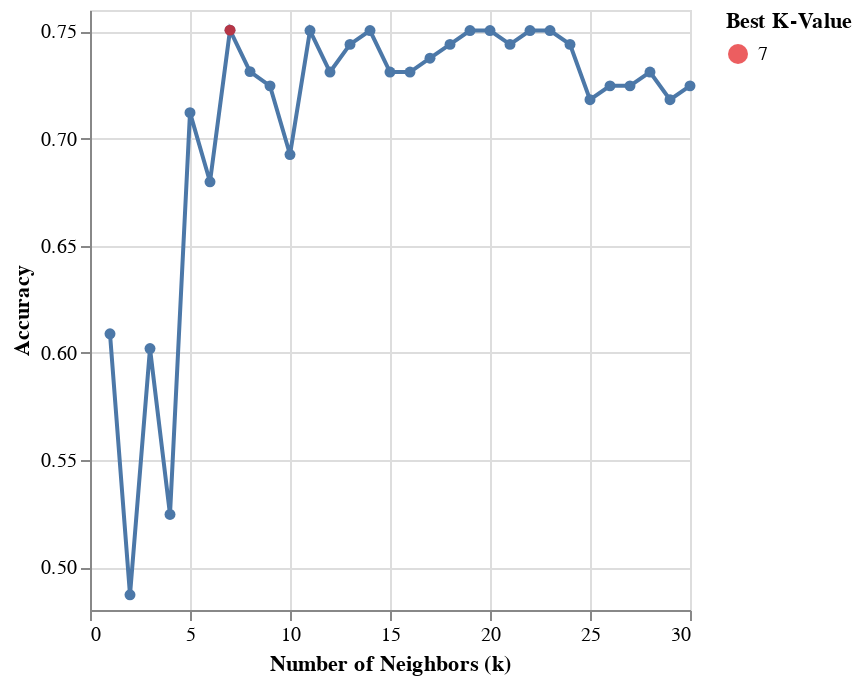

Notebook source saved alongside this figure:
### Code cell
k_point = alt.Chart(cv_results.sort_values(by='rank_test_score').head(1).reset_index()).mark_point(filled = True).encode(
    x = alt.X('param_kneighborsclassifier__n_neighbors'),
    y = alt.Y('mean_test_score'),
    color = alt.Color('param_kneighborsclassifier__n_neighbors:N',title='Best K-Value').scale(scheme="set1")
)

cross_val_plot= alt.Chart(cv_results).mark_line(point=True).encode(
    x=alt.X("param_kneighborsclassifier__n_neighbors")
        .title('Number of Neighbors (k)'),
    y=alt.Y('mean_test_score')
        .title('Accuracy')
        .scale(zero=False)
)

cross_val_plot + k_point

### Figure 1 — Vega-Lite specification as saved in the notebook (floating-point values rounded to 4 significant figures)
{"config": {"view": {"continuousWidth": 300, "continuousHeight": 300}}, "layer": [{"data": {"name": "data-cc440e883f64b4112d0730f1c4e515af"}, "mark": {"type": "line", "point": true}, "encoding": {"x": {"field": "param_kneighborsclassifier__n_neighbors", "title": "Number of Neighbors (k)", "type": "quantitative"}, "y": {"field": "mean_test_score", "scale": {"zero": false}, "title": "Accuracy", "type": "quantitative"}}}, {"data": {"name": "data-328aafd04d778ec26b9becea1b7f1215"}, "mark": {"type": "point", "filled": true}, "encoding": {"color": {"field": "param_kneighborsclassifier__n_neighbors", "scale": {"scheme": "set1"}, "title": "Best K-Value", "type": "nominal"}, "x": {"field": "param_kneighborsclassifier__n_neighbors", "type": "quantitative"}, "y": {"field": "mean_test_score", "type": "quantitative"}}}], "$schema": "https://vega.github.io/schema/vega-lite/v5.20.1.json", "datasets": {"data-cc440e883f64b4112d0730f1c4e515af": [{"mean_fit_time": 0.004996, "std_fit_time": 0.0005493, "mean_score_time": 0.004876, "std_score_time": 0.0003648, "param_kneighborsclassifier__n_neighbors": 1, "params": {"kneighborsclassifier__n_neighbors": 1}, "split0_test_score": 0.625, "split1_test_score": 0.7097, "split2_test_score": 0.4839, "split3_test_score": 0.6129, "split4_test_score": 0.6129, "mean_test_score": 0.6089, "std_test_score": 0.07222, "rank_test_score": 27, "split0_train_score": 0.871, "split1_train_score": 0.88, "split2_train_score": 0.936, "split3_train_score": 0.928, "split4_train_score": 0.896, "mean_train_score": 0.9022, "std_train_score": 0.02575}, {"mean_fit_time": 0.004388, "std_fit_time": 3.684e-05, "mean_score_time": 0.004611, "std_score_time": 2.182e-05, "param_kneighborsclassifier__n_neighbors": 2, "params": {"kneighborsclassifier__n_neighbors": 2}, "split0_test_score": 0.5, "split1_test_score": 0.5161, "split2_test_score": 0.3871, "split3_test_score": 0.5806, "split4_test_score": 0.4516, "mean_test_score": 0.4871, "std_test_score": 0.06484, "rank_test_score": 30, "split0_train_score": 0.7258, "split1_train_score": 0.736, "split2_train_score": 0.792, "split3_train_score": 0.84, "split4_train_score": 0.72, "mean_train_score": 0.7628, "std_train_score": 0.04633}, {"mean_fit_time": 0.004363, "std_fit_time": 4.762e-05, "mean_score_time": 0.005575, "std_score_time": 0.001812, "param_kneighborsclassifier__n_neighbors": 3, "params": {"kneighborsclassifier__n_neighbors": 3}, "split0_test_score": 0.6875, "split1_test_score": 0.4839, "split2_test_score": 0.5161, "split3_test_score": 0.6452, "split4_test_score": 0.6774, "mean_test_score": 0.602, "std_test_score": 0.08508, "rank_test_score": 28, "split0_train_score": 0.7823, "split1_train_score": 0.768, "split2_train_score": 0.832, "split3_train_score": 0.856, "split4_train_score": 0.808, "mean_train_score": 0.8093, "std_train_score": 0.03205}, {"mean_fit_time": 0.004354, "std_fit_time": 6.158e-05, "mean_score_time": 0.004609, "std_score_time": 1.703e-05, "param_kneighborsclassifier__n_neighbors": 4, "params": {"kneighborsclassifier__n_neighbors": 4}, "split0_test_score": 0.6875, "split1_test_score": 0.4839, "split2_test_score": 0.4839, "split3_test_score": 0.4194, "split4_test_score": 0.5484, "mean_test_score": 0.5246, "std_test_score": 0.0911, "rank_test_score": 29, "split0_train_score": 0.7581, "split1_train_score": 0.72, "split2_train_score": 0.76, "split3_train_score": 0.784, "split4_train_score": 0.792, "mean_train_score": 0.7628, "std_train_score": 0.02516}, {"mean_fit_time": 0.004366, "std_fit_time": 8.152e-05, "mean_score_time": 0.004633, "std_score_time": 4.037e-05, "param_kneighborsclassifier__n_neighbors": 5, "params": {"kneighborsclassifier__n_neighbors": 5}, "split0_test_score": 0.625, "split1_test_score": 0.7742, "split2_test_score": 0.7097, "split3_test_score": 0.7419, "split4_test_score": 0.7097, "mean_test_score": 0.7121, "std_test_score": 0.04969, "rank_test_score": 24, "split0_train_score": 0.8145, "split1_train_score": 0.768, "split2_train_score": 0.8, "split3_train_score": 0.776, "split4_train_score": 0.776, "mean_train_score": 0.7869, "std_train_score": 0.01749}, {"mean_fit_time": 0.00435, "std_fit_time": 4.51e-05, "mean_score_time": 0.004626, "std_score_time": 2.328e-05, "param_kneighborsclassifier__n_neighbors": 6, "params": {"kneighborsclassifier__n_neighbors": 6}, "split0_test_score": 0.625, "split1_test_score": 0.7419, "split2_test_score": 0.6774, "split3_test_score": 0.6774, "split4_test_score": 0.6774, "mean_test_score": 0.6798, "std_test_score": 0.0371, "rank_test_score": 26, "split0_train_score": 0.7823, "split1_train_score": 0.72, "split2_train_score": 0.776, "split3_train_score": 0.752, "split4_train_score": 0.76, "mean_train_score": 0.7581, "std_train_score": 0.02189}, {"mean_fit_time": 0.004343, "std_fit_time": 6.325e-05, "mean_score_time": 0.004609, "std_score_time": 1.286e-05, "param_kneighborsclassifier__n_neighbors": 7, "params": {"kneighborsclassifier__n_neighbors": 7}, "split0_test_score": 0.6562, "split1_test_score": 0.7742, "split2_test_score": 0.7097, "split3_test_score": 0.7742, "split4_test_score": 0.8387, "mean_test_score": 0.7506, "std_test_score": 0.06238, "rank_test_score": 1, "split0_train_score": 0.7903, "split1_train_score": 0.76, "split2_train_score": 0.776, "split3_train_score": 0.776, "split4_train_score": 0.744, "mean_train_score": 0.7693, "std_train_score": 0.01586}, {"mean_fit_time": 0.004326, "std_fit_time": 6.549e-05, "mean_score_time": 0.004699, "std_score_time": 0.000224, "param_kneighborsclassifier__n_neighbors": 8, "params": {"kneighborsclassifier__n_neighbors": 8}, "split0_test_score": 0.6562, "split1_test_score": 0.7742, "split2_test_score": 0.6774, "split3_test_score": 0.7419, "split4_test_score": 0.8065, "mean_test_score": 0.7312, "std_test_score": 0.05681, "rank_test_score": 13, "split0_train_score": 0.7742, "split1_train_score": 0.736, "split2_train_score": 0.768, "split3_train_score": 0.752, "split4_train_score": 0.76, "mean_train_score": 0.758, "std_train_score": 0.01331}, {"mean_fit_time": 0.01887, "std_fit_time": 0.02896, "mean_score_time": 0.004697, "std_score_time": 0.0001456, "param_kneighborsclassifier__n_neighbors": 9, "params": {"kneighborsclassifier__n_neighbors": 9}, "split0_test_score": 0.6875, "split1_test_score": 0.7419, "split2_test_score": 0.6774, "split3_test_score": 0.7419, "split4_test_score": 0.7742, "mean_test_score": 0.7246, "std_test_score": 0.0365, "rank_test_score": 18, "split0_train_score": 0.7742, "split1_train_score": 0.752, "split2_train_score": 0.776, "split3_train_score": 0.768, "split4_train_score": 0.76, "mean_train_score": 0.766, "std_train_score": 0.008979}, {"mean_fit_time": 0.004367, "std_fit_time": 5.503e-05, "mean_score_time": 0.004656, "std_score_time": 1.879e-05, "param_kneighborsclassifier__n_neighbors": 10, "params": {"kneighborsclassifier__n_neighbors": 10}, "split0_test_score": 0.6562, "split1_test_score": 0.6129, "split2_test_score": 0.7097, "split3_test_score": 0.7419, "split4_test_score": 0.7419, "mean_test_score": 0.6925, "std_test_score": 0.05066, "rank_test_score": 25, "split0_train_score": 0.7903, "split1_train_score": 0.728, "split2_train_score": 0.768, "split3_train_score": 0.76, "split4_train_score": 0.736, "mean_train_score": 0.7565, "std_train_score": 0.02245}, {"mean_fit_time": 0.004501, "std_fit_time": 0.0003007, "mean_score_time": 0.004664, "std_score_time": 3.985e-05, "param_kneighborsclassifier__n_neighbors": 11, "params": {"kneighborsclassifier__n_neighbors": 11}, "split0_test_score": 0.6875, "split1_test_score": 0.7742, "split2_test_score": 0.7419, "split3_test_score": 0.7419, "split4_test_score": 0.8065, "mean_test_score": 0.7504, "std_test_score": 0.03952, "rank_test_score": 2, "split0_train_score": 0.7742, "split1_train_score": 0.76, "split2_train_score": 0.752, "split3_train_score": 0.768, "split4_train_score": 0.736, "mean_train_score": 0.758, "std_train_score": 0.01331}, {"mean_fit_time": 0.004388, "std_fit_time": 6.864e-05, "mean_score_time": 0.00498, "std_score_time": 0.0004026, "param_kneighborsclassifier__n_neighbors": 12, "params": {"kneighborsclassifier__n_neighbors": 12}, "split0_test_score": 0.6875, "split1_test_score": 0.7097, "split2_test_score": 0.7097, "split3_test_score": 0.7419, "split4_test_score": 0.8065, "mean_test_score": 0.731, "std_test_score": 0.04151, "rank_test_score": 14, "split0_train_score": 0.7823, "split1_train_score": 0.776, "split2_train_score": 0.76, "split3_train_score": 0.768, "split4_train_score": 0.728, "mean_train_score": 0.7629, "std_train_score": 0.01897}, {"mean_fit_time": 0.00441, "std_fit_time": 0.0001072, "mean_score_time": 0.004653, "std_score_time": 1.852e-05, "param_kneighborsclassifier__n_neighbors": 13, "params": {"kneighborsclassifier__n_neighbors": 13}, "split0_test_score": 0.6875, "split1_test_score": 0.7419, "split2_test_score": 0.7419, "split3_test_score": 0.7419, "split4_test_score": 0.8065, "mean_test_score": 0.744, "std_test_score": 0.0377, "rank_test_score": 8, "split0_train_score": 0.7903, "split1_train_score": 0.752, "split2_train_score": 0.76, "split3_train_score": 0.76, "split4_train_score": 0.76, "mean_train_score": 0.7645, "std_train_score": 0.0133}, {"mean_fit_time": 0.006487, "std_fit_time": 0.003973, "mean_score_time": 0.004684, "std_score_time": 3.301e-05, "param_kneighborsclassifier__n_neighbors": 14, "params": {"kneighborsclassifier__n_neighbors": 14}, "split0_test_score": 0.6875, "split1_test_score": 0.7419, "split2_test_score": 0.7419, "split3_test_score": 0.7419, "split4_test_score": 0.8387, "mean_test_score": 0.7504, "std_test_score": 0.04893, "rank_test_score": 2, "split0_train_score": 0.7742, "split1_train_score": 0.76, "split2_train_score": 0.76, "split3_train_score": 0.768, "split4_train_score": 0.744, "mean_train_score": 0.7612, "std_train_score": 0.01014}, {"mean_fit_time": 0.004408, "std_fit_time": 8.043e-05, "mean_score_time": 0.004817, "std_score_time": 0.0002629, "param_kneighborsclassifier__n_neighbors": 15, "params": {"kneighborsclassifier__n_neighbors": 15}, "split0_test_score": 0.6875, "split1_test_score": 0.7097, "split2_test_score": 0.7419, "split3_test_score": 0.7419, "split4_test_score": 0.7742, "mean_test_score": 0.731, "std_test_score": 0.02984, "rank_test_score": 14, "split0_train_score": 0.7903, "split1_train_score": 0.744, "split2_train_score": 0.768, "split3_train_score": 0.768, "split4_train_score": 0.752, "mean_train_score": 0.7645, "std_train_score": 0.01592}, {"mean_fit_time": 0.007214, "std_fit_time": 0.004994, "mean_score_time": 0.005056, "std_score_time": 0.0002356, "param_kneighborsclassifier__n_neighbors": 16, "params": {"kneighborsclassifier__n_neighbors": 16}, "split0_test_score": 0.6875, "split1_test_score": 0.6774, "split2_test_score": 0.7419, "split3_test_score": 0.7419, "split4_test_score": 0.8065, "mean_test_score": 0.731, "std_test_score": 0.04625, "rank_test_score": 14, "split0_train_score": 0.7903, "split1_train_score": 0.728, "split2_train_score": 0.76, "split3_train_score": 0.76, "split4_train_score": 0.744, "mean_train_score": 0.7565, "std_train_score": 0.02067}, {"mean_fit_time": 0.004482, "std_fit_time": 0.0001319, "mean_score_time": 0.005517, "std_score_time": 0.001375, "param_kneighborsclassifier__n_neighbors": 17, "params": {"kneighborsclassifier__n_neighbors": 17}, "split0_test_score": 0.6875, "split1_test_score": 0.7097, "split2_test_score": 0.7742, "split3_test_score": 0.7419, "split4_test_score": 0.7742, "mean_test_score": 0.7375, "std_test_score": 0.0346, "rank_test_score": 12, "split0_train_score": 0.7661, "split1_train_score": 0.736, "split2_train_score": 0.752, "split3_train_score": 0.768, "split4_train_score": 0.744, "mean_train_score": 0.7532, "std_train_score": 0.01239}, {"mean_fit_time": 0.004718, "std_fit_time": 0.0006178, "mean_score_time": 0.004708, "std_score_time": 5.603e-05, "param_kneighborsclassifier__n_neighbors": 18, "params": {"kneighborsclassifier__n_neighbors": 18}, "split0_test_score": 0.6875, "split1_test_score": 0.7097, "split2_test_score": 0.7742, "split3_test_score": 0.7419, "split4_test_score": 0.8065, "mean_test_score": 0.744, "std_test_score": 0.04286, "rank_test_score": 8, "split0_train_score": 0.7661, "split1_train_score": 0.736, "split2_train_score": 0.76, "split3_train_score": 0.776, "split4_train_score": 0.744, "mean_train_score": 0.7564, "std_train_score": 0.01457}, {"mean_fit_time": 0.004418, "std_fit_time": 0.0001266, "mean_score_time": 0.004887, "std_score_time": 0.0003804, "param_kneighborsclassifier__n_neighbors": 19, "params": {"kneighborsclassifier__n_neighbors": 19}, "split0_test_score": 0.6875, "split1_test_score": 0.7419, "split2_test_score": 0.7742, "split3_test_score": 0.7419, "split4_test_score": 0.8065, "mean_test_score": 0.7504, "std_test_score": 0.03952, "rank_test_score": 2, "split0_train_score": 0.75, "split1_train_score": 0.752, "split2_train_score": 0.752, "split3_train_score": 0.76, "split4_train_score": 0.744, "mean_train_score": 0.7516, "std_train_score": 0.005122}, {"mean_fit_time": 0.004393, "std_fit_time": 7.459e-05, "mean_score_time": 0.004701, "std_score_time": 7.663e-05, "param_kneighborsclassifier__n_neighbors": 20, "params": {"kneighborsclassifier__n_neighbors": 20}, "split0_test_score": 0.6875, "split1_test_score": 0.7419, "split2_test_score": 0.7742, "split3_test_score": 0.7419, "split4_test_score": 0.8065, "mean_test_score": 0.7504, "std_test_score": 0.03952, "rank_test_score": 2, "split0_train_score": 0.75, "split1_train_score": 0.752, "split2_train_score": 0.752, "split3_train_score": 0.76, "split4_train_score": 0.744, "mean_train_score": 0.7516, "std_train_score": 0.005122}, {"mean_fit_time": 0.004329, "std_fit_time": 6.774e-05, "mean_score_time": 0.004646, "std_score_time": 2.337e-05, "param_kneighborsclassifier__n_neighbors": 21, "params": {"kneighborsclassifier__n_neighbors": 21}, "split0_test_score": 0.6875, "split1_test_score": 0.7419, "split2_test_score": 0.7742, "split3_test_score": 0.7097, "split4_test_score": 0.8065, "mean_test_score": 0.744, "std_test_score": 0.04286, "rank_test_score": 8, "split0_train_score": 0.75, "split1_train_score": 0.744, "split2_train_score": 0.744, "split3_train_score": 0.736, "split4_train_score": 0.744, "mean_train_score": 0.7436, "std_train_score": 0.004454}, {"mean_fit_time": 0.004465, "std_fit_time": 0.0002101, "mean_score_time": 0.004664, "std_score_time": 2.446e-05, "param_kneighborsclassifier__n_neighbors": 22, "params": {"kneighborsclassifier__n_neighbors": 22}, "split0_test_score": 0.6875, "split1_test_score": 0.7419, "split2_test_score": 0.7742, "split3_test_score": 0.7419, "split4_test_score": 0.8065, "mean_test_score": 0.7504, "std_test_score": 0.03952, "rank_test_score": 2, "split0_train_score": 0.7742, "split1_train_score": 0.744, "split2_train_score": 0.744, "split3_train_score": 0.76, "split4_train_score": 0.744, "mean_train_score": 0.7532, "std_train_score": 0.01217}, {"mean_fit_time": 0.00432, "std_fit_time": 6.714e-05, "mean_score_time": 0.00467, "std_score_time": 6.244e-05, "param_kneighborsclassifier__n_neighbors": 23, "params": {"kneighborsclassifier__n_neighbors": 23}, "split0_test_score": 0.6875, "split1_test_score": 0.7419, "split2_test_score": 0.7742, "split3_test_score": 0.7419, "split4_test_score": 0.8065, "mean_test_score": 0.7504, "std_test_score": 0.03952, "rank_test_score": 2, "split0_train_score": 0.7339, "split1_train_score": 0.728, "split2_train_score": 0.752, "split3_train_score": 0.752, "split4_train_score": 0.736, "mean_train_score": 0.7404, "std_train_score": 0.009847}, {"mean_fit_time": 0.004352, "std_fit_time": 7.526e-05, "mean_score_time": 0.004687, "std_score_time": 4.579e-05, "param_kneighborsclassifier__n_neighbors": 24, "params": {"kneighborsclassifier__n_neighbors": 24}, "split0_test_score": 0.6875, "split1_test_score": 0.7419, "split2_test_score": 0.7419, "split3_test_score": 0.7419, "split4_test_score": 0.8065, "mean_test_score": 0.744, "std_test_score": 0.0377, "rank_test_score": 8, "split0_train_score": 0.7419, "split1_train_score": 0.736, "split2_train_score": 0.752, "split3_train_score": 0.752, "split4_train_score": 0.736, "mean_train_score": 0.7436, "std_train_score": 0.007203}, {"mean_fit_time": 0.004331, "std_fit_time": 5.319e-05, "mean_score_time": 0.004982, "std_score_time": 0.000637, "param_kneighborsclassifier__n_neighbors": 25, "params": {"kneighborsclassifier__n_neighbors": 25}, "split0_test_score": 0.6875, "split1_test_score": 0.7419, "split2_test_score": 0.7097, "split3_test_score": 0.7097, "split4_test_score": 0.7419, "mean_test_score": 0.7181, "std_test_score": 0.02105, "rank_test_score": 22, "split0_train_score": 0.7339, "split1_train_score": 0.736, "split2_train_score": 0.744, "split3_train_score": 0.728, "split4_train_score": 0.736, "mean_train_score": 0.7356, "std_train_score": 0.005131}, {"mean_fit_time": 0.004426, "std_fit_time": 0.0002308, "mean_score_time": 0.004655, "std_score_time": 2.413e-05, "param_kneighborsclassifier__n_neighbors": 26, "params": {"kneighborsclassifier__n_neighbors": 26}, "split0_test_score": 0.6875, "split1_test_score": 0.7419, "split2_test_score": 0.7097, "split3_test_score": 0.7419, "split4_test_score": 0.7419, "mean_test_score": 0.7246, "std_test_score": 0.02236, "rank_test_score": 18, "split0_train_score": 0.7339, "split1_train_score": 0.728, "split2_train_score": 0.736, "split3_train_score": 0.736, "split4_train_score": 0.736, "mean_train_score": 0.734, "std_train_score": 0.003099}, {"mean_fit_time": 0.004349, "std_fit_time": 4.842e-05, "mean_score_time": 0.004675, "std_score_time": 2.927e-05, "param_kneighborsclassifier__n_neighbors": 27, "params": {"kneighborsclassifier__n_neighbors": 27}, "split0_test_score": 0.6875, "split1_test_score": 0.7419, "split2_test_score": 0.7097, "split3_test_score": 0.7419, "split4_test_score": 0.7419, "mean_test_score": 0.7246, "std_test_score": 0.02236, "rank_test_score": 18, "split0_train_score": 0.7339, "split1_train_score": 0.728, "split2_train_score": 0.736, "split3_train_score": 0.736, "split4_train_score": 0.736, "mean_train_score": 0.734, "std_train_score": 0.003099}, {"mean_fit_time": 0.004334, "std_fit_time": 7.859e-05, "mean_score_time": 0.004669, "std_score_time": 3.655e-05, "param_kneighborsclassifier__n_neighbors": 28, "params": {"kneighborsclassifier__n_neighbors": 28}, "split0_test_score": 0.6875, "split1_test_score": 0.7419, "split2_test_score": 0.7097, "split3_test_score": 0.7419, "split4_test_score": 0.7742, "mean_test_score": 0.731, "std_test_score": 0.02984, "rank_test_score": 14, "split0_train_score": 0.7419, "split1_train_score": 0.736, "split2_train_score": 0.736, "split3_train_score": 0.736, "split4_train_score": 0.736, "mean_train_score": 0.7372, "std_train_score": 0.002374}, {"mean_fit_time": 0.008503, "std_fit_time": 0.008293, "mean_score_time": 0.004669, "std_score_time": 2.32e-05, "param_kneighborsclassifier__n_neighbors": 29, "params": {"kneighborsclassifier__n_neighbors": 29}, "split0_test_score": 0.6875, "split1_test_score": 0.7419, "split2_test_score": 0.7097, "split3_test_score": 0.7097, "split4_test_score": 0.7419, "mean_test_score": 0.7181, "std_test_score": 0.02105, "rank_test_score": 22, "split0_train_score": 0.7419, "split1_train_score": 0.736, "split2_train_score": 0.744, "split3_train_score": 0.728, "split4_train_score": 0.736, "mean_train_score": 0.7372, "std_train_score": 0.005589}, {"mean_fit_time": 0.004358, "std_fit_time": 6.673e-05, "mean_score_time": 0.009904, "std_score_time": 0.01047, "param_kneighborsclassifier__n_neighbors": 30, "params": {"kneighborsclassifier__n_neighbors": 30}, "split0_test_score": 0.6875, "split1_test_score": 0.7419, "split2_test_score": 0.7097, "split3_test_score": 0.7419, "split4_test_score": 0.7419, "mean_test_score": 0.7246, "std_test_score": 0.02236, "rank_test_score": 18, "split0_train_score": 0.75, "split1_train_score": 0.728, "split2_train_score": 0.744, "split3_train_score": 0.728, "split4_train_score": 0.736, "mean_train_score": 0.7372, "std_train_score": 0.008727}], "data-328aafd04d778ec26b9becea1b7f1215": [{"index": 6, "mean_fit_time": 0.004343, "std_fit_time": 6.325e-05, "mean_score_time": 0.004609, "std_score_time": 1.286e-05, "param_kneighborsclassifier__n_neighbors": 7, "params": {"kneighborsclassifier__n_neighbors": 7}, "split0_test_score": 0.6562, "split1_test_score": 0.7742, "split2_test_score": 0.7097, "split3_test_score": 0.7742, "split4_test_score": 0.8387, "mean_test_score": 0.7506, "std_test_score": 0.06238, "rank_test_score": 1, "split0_train_score": 0.7903, "split1_train_score": 0.76, "split2_train_score": 0.776, "split3_train_score": 0.776, "split4_train_score": 0.744, "mean_train_score": 0.7693, "std_train_score": 0.01586}]}}
